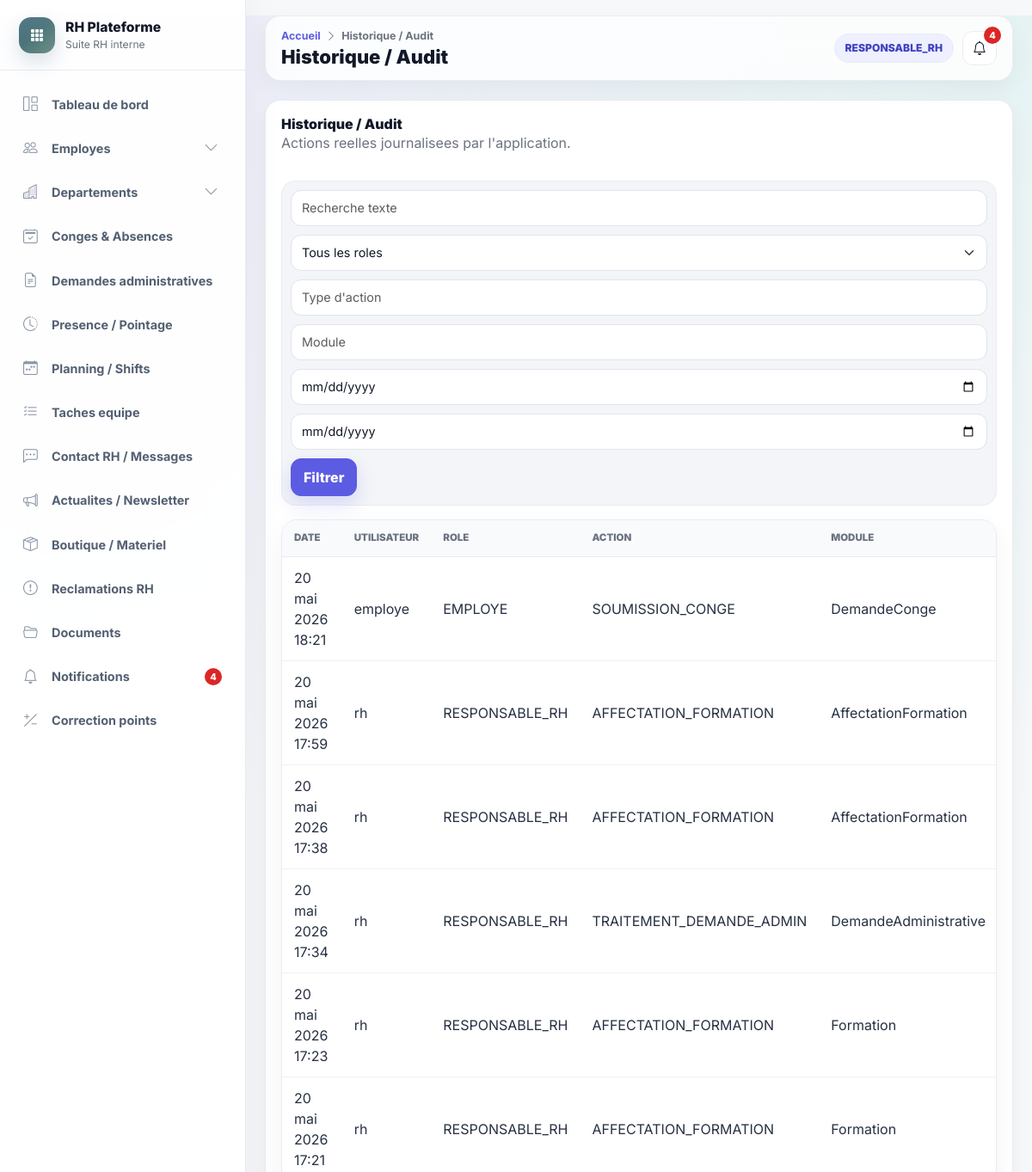
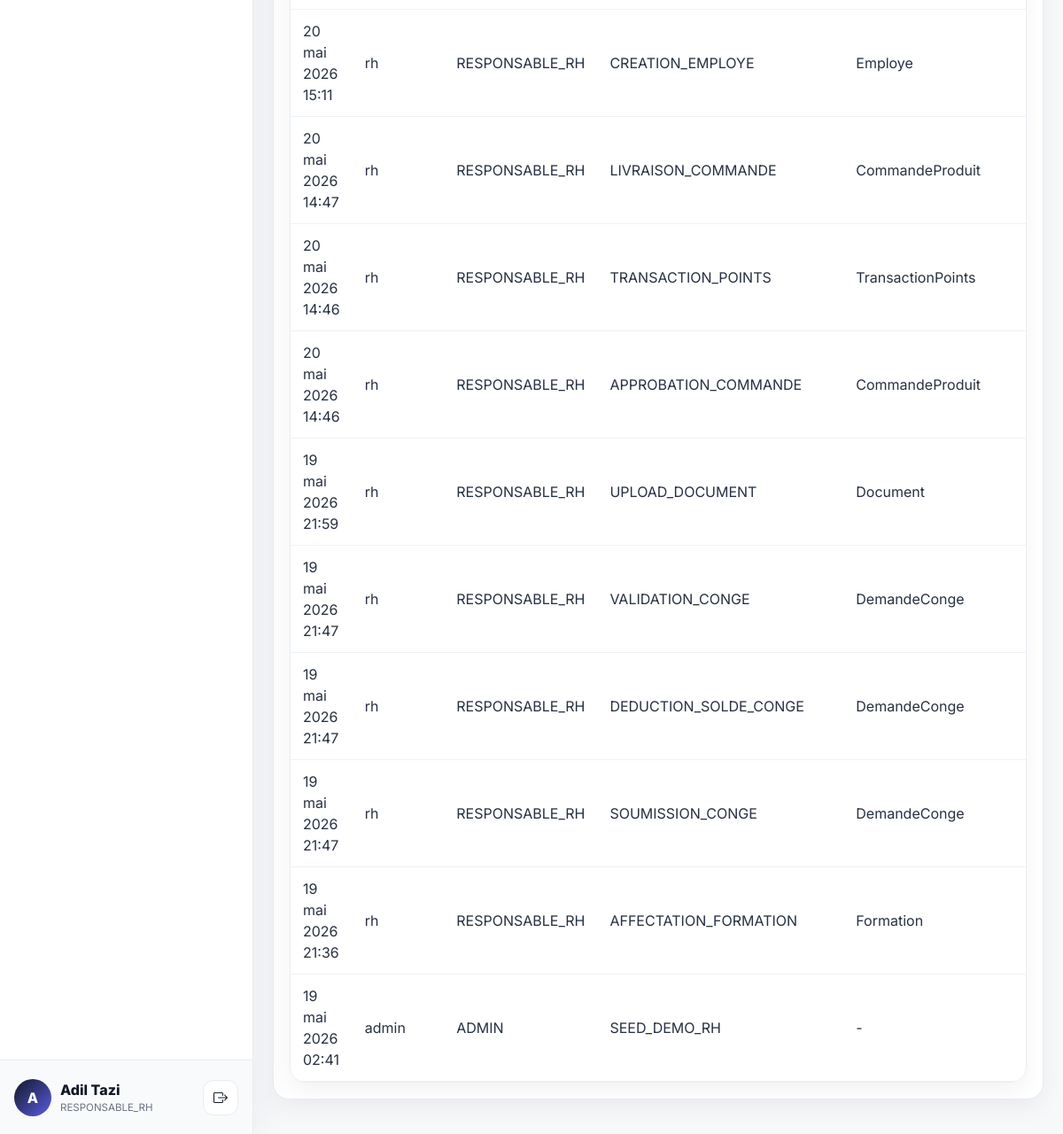
The app's page /audit (signed in) with its own data (2 pictures, top to bottom).
### accounts/models.py (models this page shows, shortened)
class UtilisateurProfile(models.Model):
    user = models.OneToOneField(settings.AUTH_USER_MODEL, on_delete=models.CASCADE, related_name="profile")
    role = models.CharField(max_length=40, choices=Role.choices)
    actif = models.BooleanField(default=True)
    employe = models.OneToOneField(
        "hr.Employe",
        on_delete=models.SET_NULL,
        null=True,
        blank=True,
        related_name="utilisateur_profile",
    )
    class Meta:
        verbose_name = "Utilisateur"
        verbose_name_plural = "Utilisateurs"
    def __str__(self):
        return self.user.username

### hr/models.py (models this page shows, shortened)
class Employe(models.Model):
    matricule = models.CharField(max_length=100, unique=True)
    nom = models.CharField(max_length=255)
    prenom = models.CharField(max_length=255)
    email = models.EmailField()
    telephone = models.CharField(max_length=80, blank=True)
    date_naissance = models.DateField(null=True, blank=True)
    date_embauche = models.DateField()
    adresse = models.TextField(blank=True)
    photo = models.ImageField(upload_to="uploads/photos/", null=True, blank=True)
    departement = models.ForeignKey(Departement, on_delete=models.SET_NULL, null=True, blank=True, related_name="employes")
    service = models.ForeignKey(Service, on_delete=models.SET_NULL, null=True, blank=True, related_name="employes")
    poste = models.ForeignKey(Poste, on_delete=models.SET_NULL, null=True, blank=True, related_name="employes")
    responsable = models.ForeignKey("self", on_delete=models.SET_NULL, null=True, blank=True, related_name="collaborateurs")
    localisation = models.CharField(max_length=255, blank=True, default="Casablanca")
    actif = models.BooleanField(default=True)
    created_at = models.DateTimeField(auto_now_add=True)
    updated_at = models.DateTimeField(auto_now=True)
    class Meta:
        ordering = ["nom", "prenom"]
    @property
    def nom_complet(self):
        return f"{self.prenom or ''} {self.nom or ''}".strip()

class HistoriqueAction(models.Model):
    action = models.CharField(max_length=255)
    details = models.TextField(blank=True)
    date_action = models.DateTimeField(default=timezone.now)
    utilisateur = models.ForeignKey(
        "accounts.UtilisateurProfile",
        on_delete=models.SET_NULL,
        null=True,
        blank=True,
        related_name="actions",
    )
    entite_concernee = models.CharField(max_length=255, blank=True)
    entite_id = models.PositiveBigIntegerField(null=True, blank=True)
    class Meta:
        ordering = ["-date_action"]

### hr/views.py (the view)
# urls.py: path("audit", views.audit_history, name="audit_history"),
@role_required(Role.ADMIN, Role.RESPONSABLE_RH)
def audit_history(request):
    actions = HistoriqueAction.objects.select_related("utilisateur", "utilisateur__user")
    search = request.GET.get("search", "").strip()
    role = request.GET.get("role", "").strip()
    action_type = request.GET.get("action", "").strip()
    module = request.GET.get("module", "").strip()
    date_debut = request.GET.get("date_debut", "").strip()
    date_fin = request.GET.get("date_fin", "").strip()
    if search:
        actions = actions.filter(Q(details__icontains=search) | Q(action__icontains=search) | Q(entite_concernee__icontains=search) | Q(utilisateur__user__username__icontains=search))
    if role:
        actions = actions.filter(utilisateur__role=role)
    if action_type:
        actions = actions.filter(action__icontains=action_type)
    if module:
        actions = actions.filter(entite_concernee__icontains=module)
    if date_debut:
        actions = actions.filter(date_action__date__gte=date_debut)
    if date_fin:
        actions = actions.filter(date_action__date__lte=date_fin)
    return render(request, "audit/list.html", {"page_title": "Historique / Audit", "actions": actions[:200], "roles": Role.choices})

### hr/permissions.py (called while the page is built)
def profile_for(user):
    return getattr(user, "profile", None)

def has_any_role(user, *roles):
    profile = profile_for(user)
    return bool(user.is_authenticated and profile and profile.actif and profile.role in roles)

def role_required(*roles):
    def decorator(view_func):
        @login_required
        @wraps(view_func)
        def wrapper(request, *args, **kwargs):
            if not has_any_role(request.user, *roles):
                messages.error(request, "Vous n'etes pas autorise a acceder a cette page.")
                return redirect("dashboard")
            return view_func(request, *args, **kwargs)
        return wrapper
    return decorator

### templates/audit/list.html (shortened to what this page needs)
{% extends "base.html" %}
{% block content %}
<div class="panel">
    <div class="panel-header"><div><h3>Historique / Audit</h3><p class="text-soft">Actions reelles journalisees par l'application.</p></div></div>
    <form method="get" class="filter-row">
        <input class="form-control" name="search" placeholder="Recherche texte" value="{{ request.GET.search }}">
        <select class="form-select" name="role"><option value="">Tous les roles</option></select>
        <input class="form-control" name="action" placeholder="Type d'action" value="{{ request.GET.action }}">
        <input class="form-control" name="module" placeholder="Module" value="{{ request.GET.module }}">
        <input class="form-control" type="date" name="date_debut" value="{{ request.GET.date_debut }}">
        <input class="form-control" type="date" name="date_fin" value="{{ request.GET.date_fin }}">
        <button class="btn btn-accent">Filtrer</button>
    </form>
    <div class="compact-panel"><table class="table table-compact"><thead><tr><th>Date</th><th>Utilisateur</th><th>Role</th><th>Action</th><th>Module</th><th>Objet</th><th>Details</th></tr></thead><tbody>{% for a in actions %}<tr><td>{{ a.date_action }}</td><td>{{ a.utilisateur|default:"Systeme" }}</td><td>{{ a.utilisateur.role|default:"-" }}</td><td>{{ a.action }}</td><td>{{ a.entite_concernee|default:"-" }}</td><td>{{ a.entite_id|default:"-" }}</td><td>{{ a.details }}</td></tr>{% empty %}<tr><td colspan="7" class="empty-state">Aucune action.</td></tr>{% endfor %}</tbody></table></div>
</div>
{% endblock %}

### templates/base.html (shortened to what this page needs)
{% load static message_tags %}
<!DOCTYPE html>
<html lang="fr">
<head>
    <link href="https://cdn.jsdelivr.net/npm/bootstrap@5.3.3/dist/css/bootstrap.min.css" rel="stylesheet">
    <link href="https://cdn.jsdelivr.net/npm/bootstrap-icons@1.11.3/font/bootstrap-icons.css" rel="stylesheet">
    <link rel="stylesheet" href="{% static 'css/main.css' %}?v=premium-rh-saas-1">
</head>
<body class="app-body">
<div class="app-shell">
    <aside id="sidebar" class="app-sidebar">
        <div class="sidebar-brand">
            <div class="brand-mark"><i class="bi bi-grid-3x3-gap-fill"></i></div>
            <div class="brand-copy">
                <div class="brand-title">RH Plateforme</div>
                <div class="brand-subtitle">Suite RH interne</div>
            </div>
        </div>
        <nav class="sidebar-nav" aria-label="Navigation principale">
            <a href="{% url 'dashboard' %}" class="sidebar-item nav-link" data-route="/dashboard"><i class="bi bi-grid-1x2"></i><span>Tableau de bord</span></a>
            <div class="sidebar-group" data-group-route="/employes">
                <button class="sidebar-item sidebar-parent nav-link {% if nav_module == 'employes' %}active{% endif %}" type="button" data-bs-toggle="collapse" data-bs-target="#menuEmployes" aria-expanded="{% if nav_module == 'employes' %}true{% else %}false{% endif %}">
                    <i class="bi bi-people"></i><span>Employes</span><i class="bi bi-chevron-down ms-auto"></i>
                </button>
            </div>
            {% if utilisateur_connecte.role == "ADMIN" or utilisateur_connecte.role == "RESPONSABLE_RH" %}
                <div class="sidebar-group" data-group-route="/departements">
                    <button class="sidebar-item sidebar-parent nav-link {% if nav_module == 'departements' %}active{% endif %}" type="button" data-bs-toggle="collapse" data-bs-target="#menuDepartements" aria-expanded="{% if nav_module == 'departements' %}true{% else %}false{% endif %}">
                        <i class="bi bi-buildings"></i><span>Departements</span><i class="bi bi-chevron-down ms-auto"></i>
                    </button>
                </div>
            {% endif %}
            <a href="{% url 'conges_list' %}" class="sidebar-item nav-link" data-route="/conges"><i class="bi bi-calendar2-check"></i><span>Conges & Absences</span></a>
            <a href="{% url 'demandes_list' %}" class="sidebar-item nav-link" data-route="/demandes"><i class="bi bi-file-earmark-text"></i><span>Demandes administratives</span></a>
            <a href="{% url 'attendance' %}" class="sidebar-item nav-link" data-route="/pointage"><i class="bi bi-clock-history"></i><span>Presence / Pointage</span></a>
            <a href="{% url 'planning' %}" class="sidebar-item nav-link" data-route="/planning"><i class="bi bi-calendar-week"></i><span>Planning / Shifts</span></a>
            <a href="{% url 'team_tasks' %}" class="sidebar-item nav-link" data-route="/taches"><i class="bi bi-list-check"></i><span>Taches equipe</span></a>
            <a href="{% url 'rh_messages' %}" class="sidebar-item nav-link" data-route="/messages-rh"><i class="bi bi-chat-left-dots"></i><span>Contact RH / Messages</span></a>
            <a href="{% url 'news_list' %}" class="sidebar-item nav-link" data-route="/actualites"><i class="bi bi-megaphone"></i><span>Actualites / Newsletter</span></a>
            <a href="{% url 'shop' %}" class="sidebar-item nav-link" data-route="/boutique"><i class="bi bi-box-seam"></i><span>Boutique / Materiel</span></a>
            <a href="{% url 'reclamations' %}" class="sidebar-item nav-link" data-route="/reclamations"><i class="bi bi-exclamation-circle"></i><span>Reclamations RH</span></a>
            <a href="{% url 'documents_list' %}" class="sidebar-item nav-link" data-route="/documents"><i class="bi bi-folder2-open"></i><span>Documents</span></a>
            <a href="{% url 'notifications_list' %}" class="sidebar-item nav-link nav-link-with-badge" data-route="/notifications">
                <i class="bi bi-bell"></i><span>Notifications</span>
                {% if notifications_non_lues > 0 %}<span class="nav-badge">{{ notifications_non_lues }}</span>{% endif %}
            </a>
            {% if utilisateur_connecte.role == "ADMIN" or utilisateur_connecte.role == "RESPONSABLE_RH" %}
                <a href="{% url 'manual_points' %}" class="sidebar-item nav-link" data-route="/points"><i class="bi bi-plus-slash-minus"></i><span>Correction points</span></a>
            {% endif %}
        </nav>
        <div class="sidebar-user">
            <div class="user-avatar"><span>{{ utilisateur_connecte.employe.prenom|first|default:"U" }}</span></div>
            <div class="user-meta">
                <div class="user-name">{{ utilisateur_connecte.employe.nom_complet|default:"Utilisateur" }}</div>
                <div class="user-role">{{ utilisateur_connecte.role|default:"Session" }}</div>
            </div>
            <form action="{% url 'logout' %}" method="post" class="ms-auto">
                <button type="submit" class="btn btn-rh-icon" title="Se deconnecter"><i class="bi bi-box-arrow-right"></i></button>
            </form>
        </div>
    </aside>
    <main id="main-content" class="app-main">
        <nav class="app-topbar">
            <div class="page-header">
                <div class="breadcrumb-line">
                    <a href="{% url 'dashboard' %}">Accueil</a>
                    <i class="bi bi-chevron-right"></i>
                    <span>{{ page_title|default:"Page" }}</span>
                </div>
                <h1 class="page-title">{{ page_title|default:"Page" }}</h1>
            </div>
            <div class="topbar-actions">
                <span class="role-pill">{{ utilisateur_connecte.role|default:"Utilisateur" }}</span>
                <a href="{% url 'notifications_list' %}" class="btn btn-rh-icon position-relative" title="Notifications">
                    <i class="bi bi-bell"></i>
                    {% if notifications_non_lues > 0 %}<span class="topbar-badge">{{ notifications_non_lues }}</span>{% endif %}
                </a>
            </div>
        </nav>
        <div class="app-content">
            {% block content %}{% endblock %}
        </div>
    </main>
</div>
</body>
</html>

### records on screen
UtilisateurProfile: employe.prenom|first "A", employe.nom_complet "Adil Tazi", role "RESPONSABLE_RH"
HistoriqueAction: date_action "20 mai 2026 18:21", utilisateur "employe", utilisateur.role "EMPLOYE", action "SOUMISSION_CONGE", entite_concernee "DemandeConge"
HistoriqueAction: date_action "20 mai 2026 17:59", utilisateur "rh", utilisateur.role "RESPONSABLE_RH", action "AFFECTATION_FORMATION", entite_concernee "AffectationFormation"
HistoriqueAction: date_action "20 mai 2026 17:38", utilisateur "rh", utilisateur.role "RESPONSABLE_RH", action "AFFECTATION_FORMATION", entite_concernee "AffectationFormation"
HistoriqueAction: date_action "20 mai 2026 17:34", utilisateur "rh", utilisateur.role "RESPONSABLE_RH", action "TRAITEMENT_DEMANDE_ADMIN", entite_concernee "DemandeAdministrative"
HistoriqueAction: date_action "20 mai 2026 17:23", utilisateur "rh", utilisateur.role "RESPONSABLE_RH", action "AFFECTATION_FORMATION", entite_concernee "Formation"
HistoriqueAction: date_action "20 mai 2026 17:21", utilisateur "rh", utilisateur.role "RESPONSABLE_RH", action "AFFECTATION_FORMATION", entite_concernee "Formation"
HistoriqueAction: date_action "20 mai 2026 15:11", utilisateur "rh", utilisateur.role "RESPONSABLE_RH", action "CREATION_EMPLOYE", entite_concernee "Employe"
HistoriqueAction: date_action "20 mai 2026 14:47", utilisateur "rh", utilisateur.role "RESPONSABLE_RH", action "LIVRAISON_COMMANDE", entite_concernee "CommandeProduit"
HistoriqueAction: date_action "20 mai 2026 14:46", utilisateur "rh", utilisateur.role "RESPONSABLE_RH", action "TRANSACTION_POINTS", entite_concernee "TransactionPoints"
HistoriqueAction: date_action "20 mai 2026 14:46", utilisateur "rh", utilisateur.role "RESPONSABLE_RH", action "APPROBATION_COMMANDE", entite_concernee "CommandeProduit"
HistoriqueAction: date_action "19 mai 2026 21:59", utilisateur "rh", utilisateur.role "RESPONSABLE_RH", action "UPLOAD_DOCUMENT", entite_concernee "Document"
HistoriqueAction: date_action "19 mai 2026 21:47", utilisateur "rh", utilisateur.role "RESPONSABLE_RH", action "VALIDATION_CONGE", entite_concernee "DemandeConge"
HistoriqueAction: date_action "19 mai 2026 21:47", utilisateur "rh", utilisateur.role "RESPONSABLE_RH", action "DEDUCTION_SOLDE_CONGE", entite_concernee "DemandeConge"
HistoriqueAction: date_action "19 mai 2026 21:47", utilisateur "rh", utilisateur.role "RESPONSABLE_RH", action "SOUMISSION_CONGE", entite_concernee "DemandeConge"
HistoriqueAction: date_action "19 mai 2026 21:36", utilisateur "rh", utilisateur.role "RESPONSABLE_RH", action "AFFECTATION_FORMATION", entite_concernee "Formation"
HistoriqueAction: date_action "19 mai 2026 02:41", utilisateur "admin", utilisateur.role "ADMIN", action "SEED_DEMO_RH", entite_concernee "-"

### other values on screen
{{ notifications_non_lues }} "4"
{{ page_title|default:"Page" }} "Historique / Audit"
